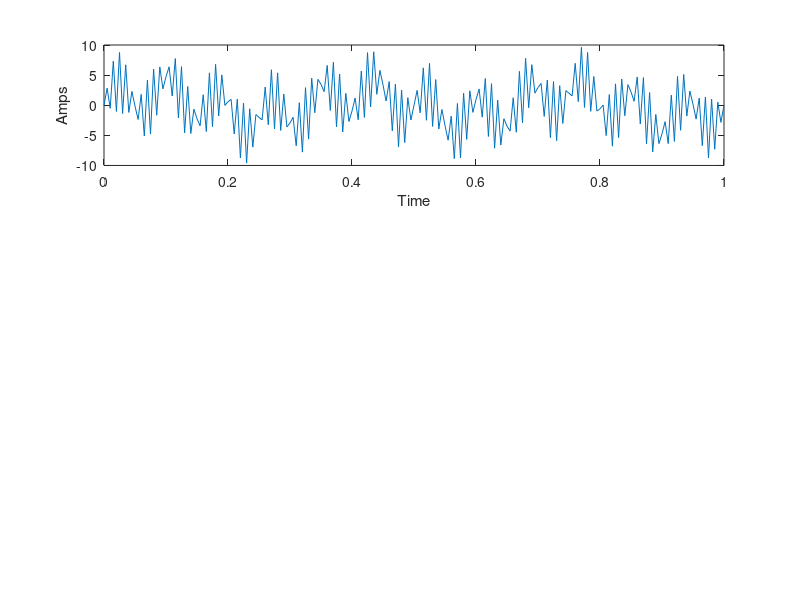

Here is the MATLAB script that generated this plot: (Note: this script raises an error after producing the figure.)
clear; close all; clc;
%Name: Khang Vu
%Project 5: Filtering
%Date submitted: 
%Date due: 5/13/2016
%Version 1.0

t=0:1/200:1;
x=2*sin(pi*6*t)+3*sin(pi*24*t)+5*sin(pi*180*t);

figure(1);
subplot(3,1,1);
plot(t,x);
xlabel('Time');
ylabel('Amps');

[a, b]=Vu_digfilt1(x);
subplot(3,1,2);
plot(1:b,a);

[c, d]=Vu_digfilt2(x);
subplot(3,1,3);
plot(1:d,c);
